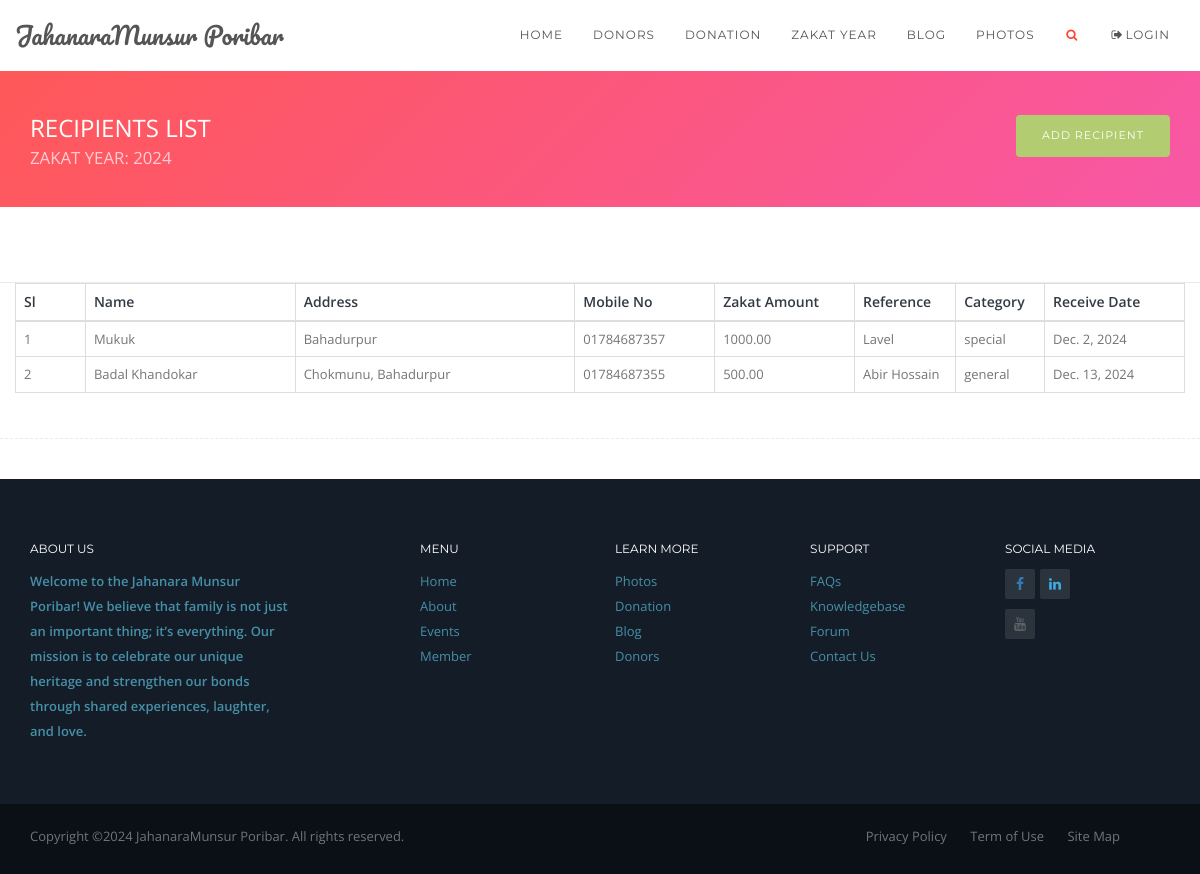
The app's page /year_24/, older data.
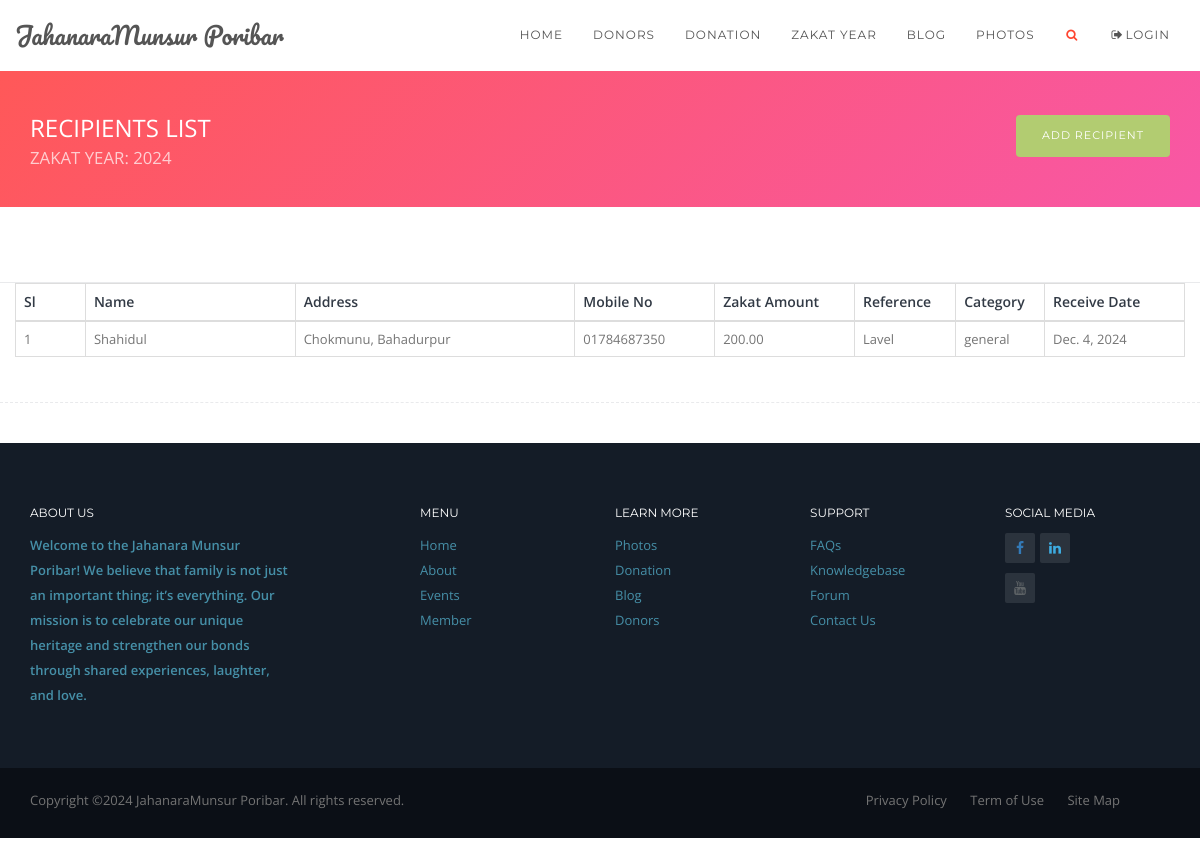
The same page, newer data.
### zapp/models.py (models this page shows, shortened)
class RecipientsArchive(models.Model):
	recipients_name = models.CharField(max_length=150,blank=True,null=False)
	recipients_address = models.CharField(max_length=200,blank=True,null=True)
	zakat_money = models.DecimalField(max_digits=8,decimal_places=2,default=0)
	recipients_mobile = models.CharField(max_length=20,blank=True,null=True)
	remarks = models.CharField(max_length=100,blank=True,null=True)
	recipients_category =models.CharField(max_length=50)
	zakat_year = models.IntegerField()
	donation_date =models.DateField(null=True,blank=True)
	archive_date = models.DateTimeField(auto_now_add=True) #his attribute sets the field to the current date only when the object is created.
	updated_at = models.DateTimeField(auto_now=True) # for update

### zapp/views.py (the view)
# urls.py: path('year_24/',views.recipients_24,name='year_24'),
def recipients_24(request):
	try:
		recipients_list = RecipientsArchive.objects.filter(zakat_year='2024').order_by('donation_date')
	except RecipientsArchive.DoesNotExist:
		message.error(request,'Recipients do not exist in the year 2024.')
	context={
		'recipients_list':recipients_list,
	}
	return render(request,'zakat/recipients_year2024.html',context)

### templates/zakat/recipients_year2024.html (shortened to what this page needs)
{% include 'common/zbase.html' %}
{% load static %}
<body  id="topPage" data-spy="scroll" data-target=".navbar" data-offset="100">
	{% include 'common/znavbar.html' %}
	<header class="bg-grad-day-tripper mt70">
		<div class="container">
			<div class="row mt20 mb30">
				<div class="col-md-6 text-left">
					<h3 class="color-light text-uppercase">Recipients List<small class="color-light alpha7">zakat year: 2024</small></h3>
				</div>
				<div class="col-md-6 text-right pt25">
					<a href="#" class="button button-md button-green hover-ripple-out pull-right">Add Recipient</a>
				</div>
			</div>
		</div>
	</header>
	<div id="shop" class="bg-light pt25">
		<div class="container">
			<div class="row">
					<div class="row bt-solid-1 bb-dashed-1 pb25">
						<div class="col-lg-12 col-sm-4 col-xs-12">
							<div class="row">
								<div class="col-lg-12">
									{% if recipients_list %}
									<table class="table table-bordered color-dark2">
										<thead>
											<tr>
												<th width="5%">Sl</th>
												<th width="15%">Name</th>
												<th width="20%">Address</th>
												<th width="10%">Mobile No</th>
												<th width="10%">Zakat Amount</th>
												<th width="7%">Reference</th>
												<th width="5%">Category</th>
												<th width="10%">Receive Date</th>
											</tr>
										</thead>
										<tbody>
											{% for list in recipients_list %}
											<tr>
											<td>{{ forloop.counter }}</td>
											<td>{{list.recipients_name}}</td>
											<td>{{list.recipients_address}}</td>
											<td>{{list.recipients_mobile}}</td>
											<td>{{list.zakat_money}}</td>
											<td>{{list.remarks}}</td>
											<td>{{list.recipients_category}}</td>
											<td>{{list.donation_date}}</td>
											</tr>
											{% endfor %}
										</tbody>
									</table>
									{% endif %}
								</div>
							</div>
						</div>
					</div>
			</div>
		</div>
	</div>
	<br><br>
	{% include 'common/zfooter.html' %}
</body>

Row changes from the older to the newer data that the page shows:
removed RecipientsArchive: recipients_name "Mukuk", recipients_address "Bahadurpur", recipients_mobile "01784687357", zakat_money "1000.00", remarks "Lavel", recipients_category "special", donation_date "Dec. 2, 2024"
removed RecipientsArchive: recipients_name "Badal Khandokar", recipients_address "Chokmunu, Bahadurpur", recipients_mobile "01784687355", zakat_money "500.00", remarks "Abir Hossain", recipients_category "general", donation_date "Dec. 13, 2024"
added RecipientsArchive: recipients_name "Shahidul", recipients_address "Chokmunu, Bahadurpur", recipients_mobile "01784687350", zakat_money "200.00", remarks "Lavel", recipients_category "general", donation_date "Dec. 4, 2024"
